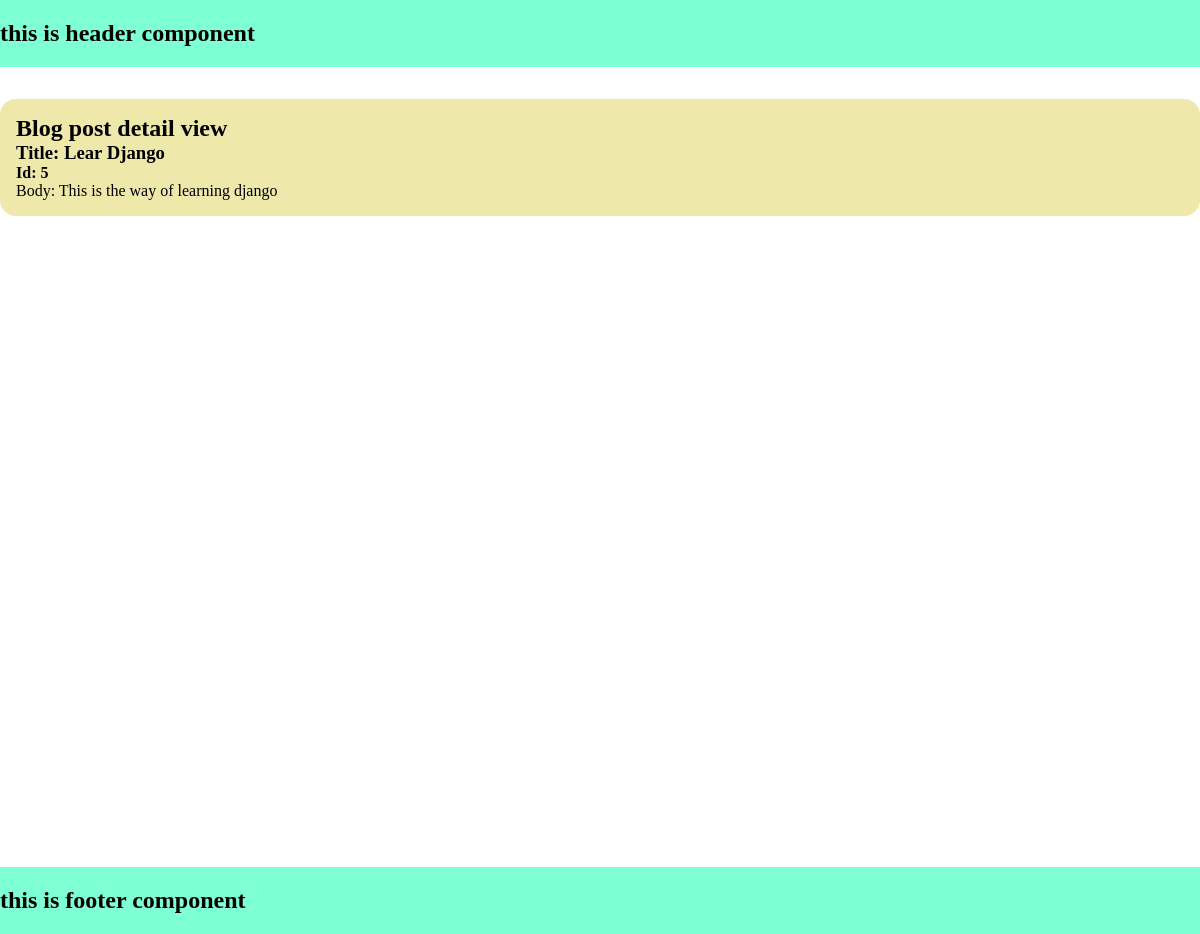
The app's page /blog/5 with its own data.
### blog/models.py (models this page shows, shortened)
class Post(models.Model):
    title = models.CharField(max_length=200)
    author = models.ForeignKey("auth.User", on_delete=models.CASCADE)
    body = models.TextField()

### blog/views.py (the view)
# urls.py: path("<int:pk>", BlogDetailPageView.as_view(), name="blog_detail"),
class BlogDetailPageView(DetailView):
    model = Post
    template_name = "blog/detail.html"
    context_object_name = "post"

### blog/templates/blog/detail.html
{% extends '_base.html' %}
{% block content %}
<div>
  <h2>Blog post detail view</h2>
  <div>
    <h3>Title: {{ post.title }}</h3>
    <h4>Id: {{ post.id }}</h4>
    <p>Body: {{ post.body}}</p>
  </div>
</div>
{% endblock %}

### static/css/_base.css (style rules this page uses)
* { margin: 0px; padding: 0px; box-sizing: border-box; }

### records on screen
Post: title "Lear Django", id "5", body "This is the way of learning django"
